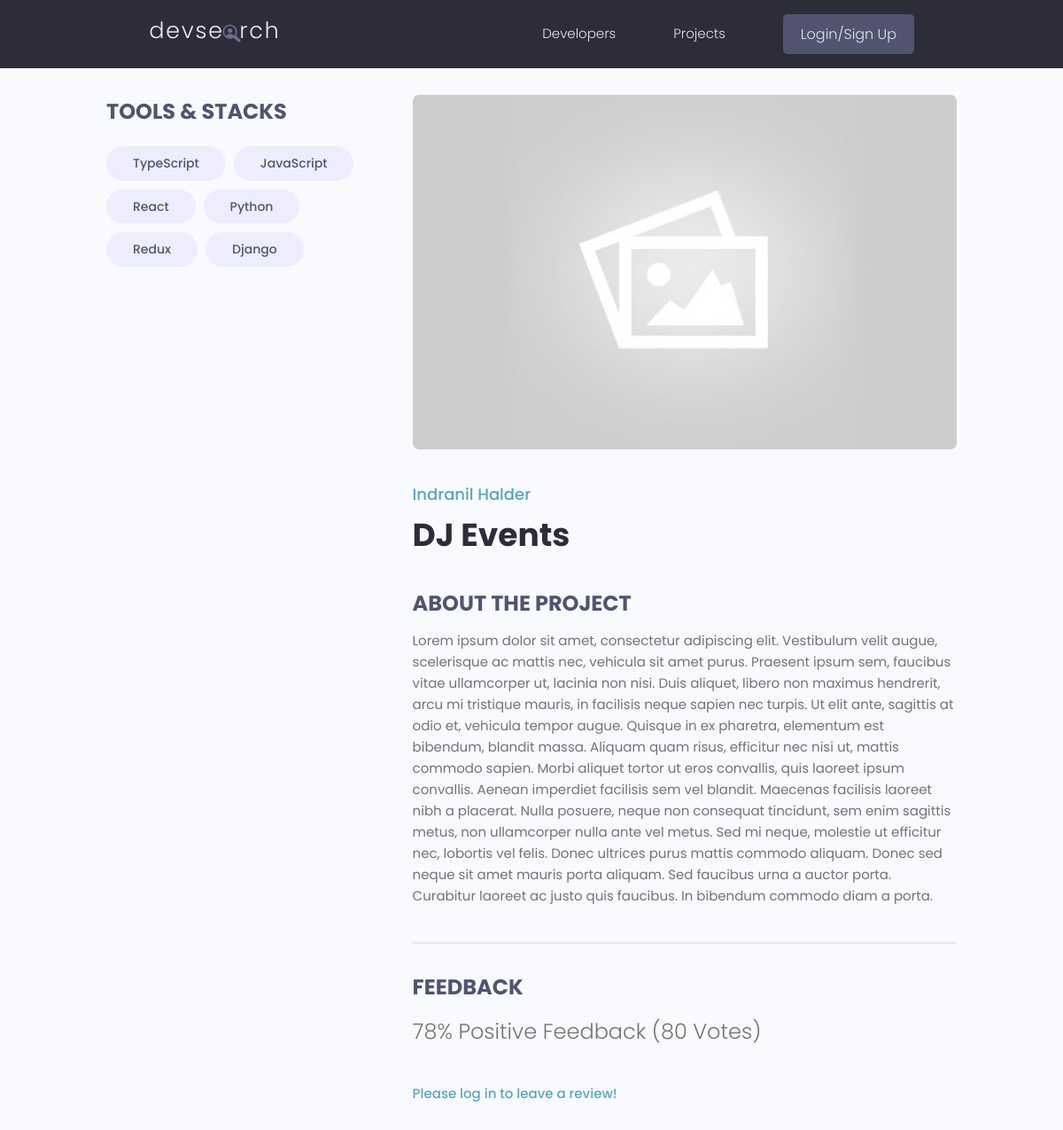
Before: /projects/project/0ccfab7a-f32a-430a-9eea-cc9220e56992 with the older database file.
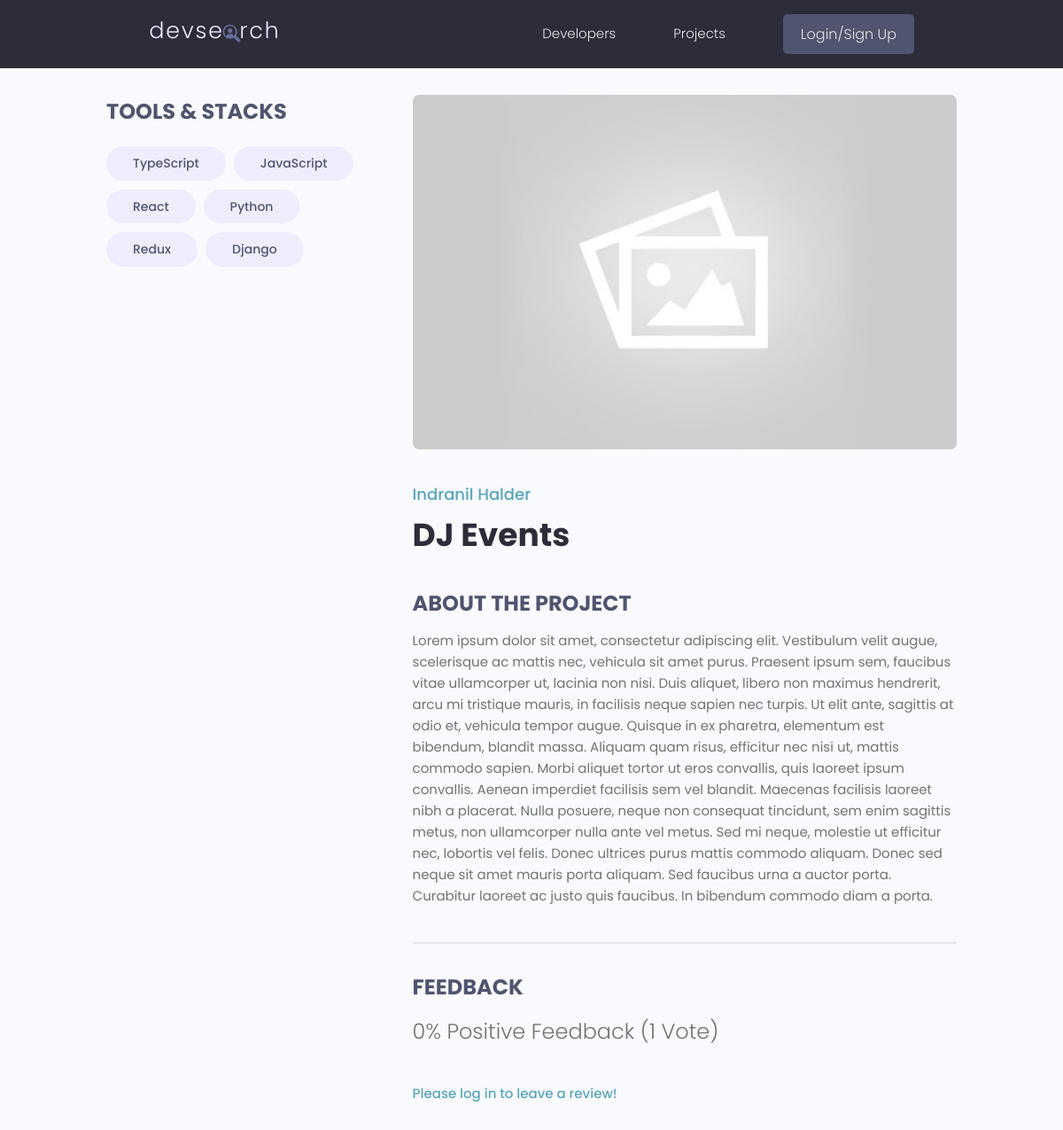
After: the same page with the newer database file.
### projects/models.py (models this page shows, shortened)
class Project(models.Model):
    owner = models.ForeignKey(
        Profile, null=True, blank=True, on_delete=models.CASCADE)
    title = models.CharField(max_length=200)
    description = models.TextField(null=True, blank=True)
    featured_image = models.ImageField(
        null=True, blank=True, default='default.jpg')
    demo_link = models.CharField(max_length=2000, null=True, blank=True)
    source_link = models.CharField(max_length=2000, null=True, blank=True)
    tags = models.ManyToManyField('Tag', blank=True)
    vote_total = models.IntegerField(default=0, null=True, blank=True)
    vote_ratio = models.IntegerField(default=0, null=True, blank=True)
    created = models.DateTimeField(auto_now_add=True)
    id = models.UUIDField(default=uuid.uuid4, unique=True,
                          primary_key=True, editable=False)
    class Meta:
        ordering = ['-vote_ratio', '-vote_total', 'title']
    @property
    def imageUrl(self):
        try:
            url = self.featured_image.url
        except:
            url = ""
        return url
    @property
    def reviewers(self):
        queryset = self.review_set.all().values_list('owner__id', flat=True)
        return queryset

### users/models.py (models this page shows, shortened)
class Profile(models.Model):
    user = models.OneToOneField(
        User, on_delete=models.CASCADE, null=True, blank=True)
    name = models.CharField(max_length=200, blank=True, null=True)
    email = models.EmailField(max_length=500, blank=True, null=True)
    username = models.CharField(max_length=200, blank=True, null=True)
    location = models.CharField(max_length=200, blank=True, null=True)
    short_intro = models.CharField(max_length=200, blank=True, null=True)
    bio = models.TextField(blank=True, null=True)
    profile_image = models.ImageField(
        null=True, blank=True, upload_to='profiles/', default='profiles/user-default.png')
    social_github = models.CharField(max_length=200, blank=True, null=True)
    social_twitter = models.CharField(max_length=200, blank=True, null=True)
    social_linkedin = models.CharField(max_length=200, blank=True, null=True)
    social_youtube = models.CharField(max_length=200, blank=True, null=True)
    social_website = models.CharField(max_length=200, blank=True, null=True)
    created = models.DateTimeField(auto_now_add=True)
    id = models.UUIDField(default=uuid.uuid4, unique=True,
                          primary_key=True, editable=False)
    class Meta:
        ordering = ['created']

### projects/views.py (the view, shortened to what this page needs)
# urls.py: path('project/<str:pk>', views.project, name='project'),
def project(request, pk):
    projectObj = Project.objects.get(id=pk)
    form = ReviewForm()
    return render(request, 'projects/single-project.html', {'project': projectObj, 'form': form})

### projects/models.py (called while the page is built)
    def __str__(self):
        return self.name

### projects/templates/projects/single-project.html (shortened to what this page needs)
{% extends 'main.html' %} {% block content %}
<main class="singleProject my-md">
  <div class="container">
    <div class="layout">
      <div class="column column--1of3">
        <h3 class="singleProject__subtitle">Tools & Stacks</h3>
        <div class="singleProject__toolStack">
          {% for tag in project.tags.all %}
          <span class="tag tag--pill tag--sub tag--lg">
            <small>{{ tag }}</small>
          </span>
          {% endfor %}
        </div>
      </div>
      <div class="column column--2of3">
        <img class="singleProject__preview" src="{{ project.imageUrl }}" alt="{{project.title}}" />
        <a href="{% url 'user-profile' project.owner.id %}" class="singleProject__developer">{{ project.owner.name }}</a>
        <h2 class="singleProject__title">{{project.title}}</h2>
        <h3 class="singleProject__subtitle">About the Project</h3>
        <div class="singleProject__info">
          {{ project.description }}
        </div>
        <div class="comments">
          <h3 class="singleProject__subtitle">Feedback</h3>
          <h5 class="project--rating">
            {{ project.vote_ratio }}% Positive Feedback ({{ project.vote_total }} Vote{{ project.vote_total|pluralize:"s" }})
          </h5>
          {% if request.user.profile.id in project.reviewers %}
            <p>You have already submitted your review for this project!</p>
          {% elif request.user.profile == project.owner %}
            <p>You can not review your own work!</p>
          {% else %}
            <a href="{% url 'login' %}?next={{request.path}}">Please log in to leave a review!</a>
          {% endif %}
        </div>
      </div>
    </div>
  </div>
</main>
{% endblock content %}

Changed rows visible on the page:
changed Project "DJ Events": vote_ratio "78" → "0"; vote_total "80" → "1"
